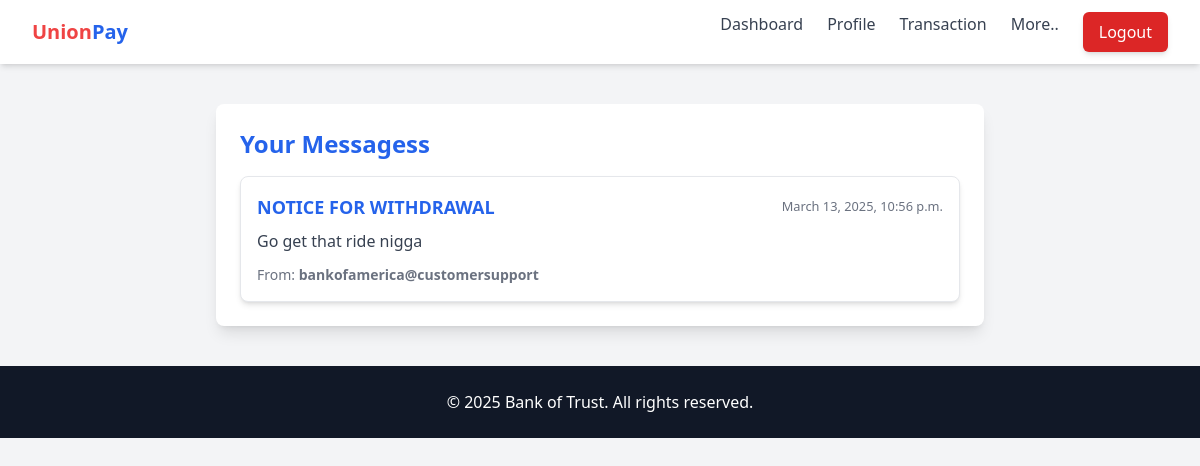
The app's page /messaging/messages/ (signed in) with its own data.
### messaging/models.py (models this page shows, shortened)
class Message(models.Model):
    sender = models.ForeignKey(User, on_delete=models.CASCADE, related_name="sent_messages")
    receiver = models.ForeignKey(User, on_delete=models.CASCADE, related_name="received_messages")
    subject = models.CharField(max_length=255)
    content = models.TextField()
    timestamp = models.DateTimeField(auto_now_add=True)
    is_read = models.BooleanField(default=False)
    class Meta:
        ordering = ['-timestamp']  # Newest messages first

### messaging/views.py (the view)
# urls.py: path('messages/', user_messages, name='user_messages'),
@login_required
def user_messages(request):
    messages = Message.objects.filter(receiver=request.user).order_by('-timestamp')
    return render(request, 'messaging/messages.html', {'messages': messages})

### messaging/templates/messaging/messages.html (shortened to what this page needs)
{% extends "bankPages/sbase.html" %}
{% block content %}
    <div class="max-w-3xl mx-auto mt-10 p-6 bg-white shadow-lg rounded-lg">
        <h1 class="text-2xl font-bold text-blue-600 mb-4">Your Messagess</h1>
        {% if messages %}
            <ul class="space-y-4">
                {% for message in messages %}
                    <li class="bg-white shadow-md rounded-lg p-4 border border-gray-200">
                        <div class="flex justify-between items-center">
                            <strong class="text-lg text-blue-600">{{ message.subject }}</strong>
                            <small class="text-gray-500">{{ message.timestamp }}</small>
                        </div>
                        <p class="text-gray-700 mt-2">{{ message.content }}</p>
                        <div class="text-sm text-gray-500 mt-3">
                            <span>From: <span class="font-semibold">{{ message.sender }}</span></span>
                        </div>
                    </li>
                {% endfor %}
            </ul>
        {% else %}
            <p class="text-center text-gray-600 mt-6">No messages yet.</p>
        {% endif %}
    </div>
{% endblock %}

### records on screen
Message: subject "NOTICE FOR WITHDRAWAL", timestamp "March 13, 2025, 10:56 p.m.", content "Go get that ride nigga", sender "bankofamerica@customersupport"
